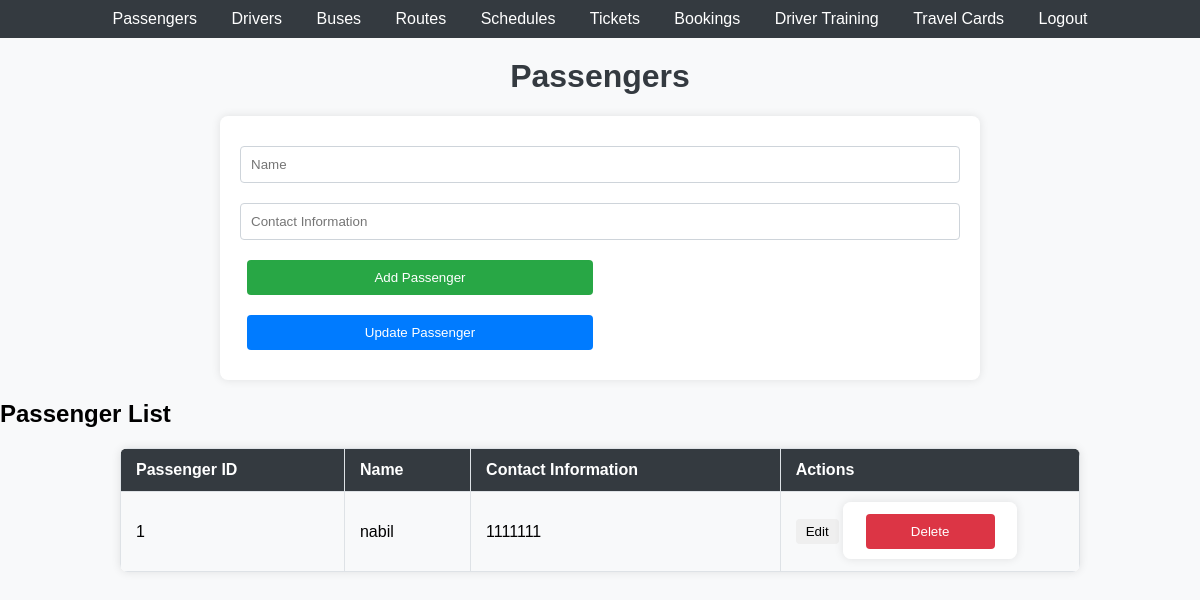
The app's page /passengers.php with its own data.
### tables this page shows
CREATE TABLE `passengers` (
  `PassengerID` int(11) NOT NULL,
  `Name` varchar(255) DEFAULT NULL,
  `ContactInformation` varchar(255) DEFAULT NULL
);

### passengers.php (the view, shortened to what this page needs)
<?php
include 'db.php';
$result = $conn->query("SELECT * FROM Passengers");
?>
<!DOCTYPE html>
<html lang="en">
<head>
    <link rel="stylesheet" href="styles.css">
</head>
<body>
    <header>
        <nav>
            <ul>
            <li><a href="passengers.php">Passengers</a></li>
                    <li><a href="drivers.php">Drivers</a></li>
                    <li><a href="buses.php">Buses</a></li>
                    <li><a href="routes.php">Routes</a></li>
                    <li><a href="schedules.php">Schedules</a></li>
                    <li><a href="tickets.php">Tickets</a></li>
                    <li><a href="bookings.php">Bookings</a></li>
                    <li><a href="driver_training.php">Driver Training</a></li>
                    <li><a href="travel_cards.php">Travel Cards</a></li>
                    <li><a href="logout.php">Logout</a></li>
            </ul>
        </nav>
    </header>
    <h1>Passengers</h1>
    <form method="post">
        <input type="text" name="name" id="name" placeholder="Name" required>
        <input type="text" name="contactInformation" id="contactInformation" placeholder="Contact Information" required>
        <button type="submit">Add Passenger</button>
        <button type="submit" name="update">Update Passenger</button>
    </form>
    <h2>Passenger List</h2>
    <table>
        <tr>
            <th>Passenger ID</th>
            <th>Name</th>
            <th>Contact Information</th>
            <th>Actions</th>
        </tr>
        <?php while($row = $result->fetch_assoc()) { ?>
        <tr>
            <td><?php echo $row['PassengerID']; ?></td>
            <td><?php echo $row['Name']; ?></td>
            <td><?php echo $row['ContactInformation']; ?></td>
            <td>
                <button onclick="editPassenger(<?php echo $row['PassengerID']; ?>, '<?php echo $row['Name']; ?>', '<?php echo $row['ContactInformation']; ?>')">Edit</button>
                <form method="post" style="display:inline;">
                    <button type="submit" name="delete">Delete</button>
                </form>
            </td>
        </tr>
        <?php } ?>
    </table>
</body>
</html>

### styles.css (style rules this page uses)
body { font-family: Arial, sans-serif; background-color: #f8f9fa; margin: 0; padding: 0; }
header { background-color: #343a40; color: #ffffff; padding: 10px 0; text-align: center; }
header nav ul { list-style-type: none; padding: 0; margin: 0; }
header nav ul li { display: inline; margin: 0 15px; }
header nav ul li a { color: #ffffff; text-decoration: none; }
h1 { text-align: center; margin-top: 20px; color: #343a40; }
form { width: 60%; margin: 20px auto; padding: 20px; background-color: #ffffff; border-radius: 8px; box-shadow: 0 0 10px rgba(0, 0, 0, 0.1); }
form input[type="text"], form select { width: calc(100% - 22px); padding: 10px; margin: 10px 0; border: 1px solid #ced4da; border-radius: 4px; }
form button { width: 48%; padding: 10px; margin: 10px 1%; border: none; border-radius: 4px; background-color: #28a745; color: #ffffff; cursor: pointer; }
form button[name="update"] { background-color: #007bff; }
table { width: 80%; margin: 0 auto; border-collapse: collapse; margin-bottom: 20px; background-color: #ffffff; border-radius: 8px; overflow: hidden; box-shadow: 0 0 10px rgba(0, 0, 0, 0.1); }
table th, table td { border: 1px solid #dee2e6; padding: 12px 15px; text-align: left; }
table th { background-color: #343a40; color: #ffffff; }
table tr:nth-child(even) { background-color: #f8f9fa; }
button { padding: 5px 10px; border: none; border-radius: 4px; cursor: pointer; }
form[method="post"] button[name="delete"] { background-color: #dc3545; color: #fff; }

### records on screen
passengers: PassengerID "1", Name "nabil", ContactInformation "1111111"
